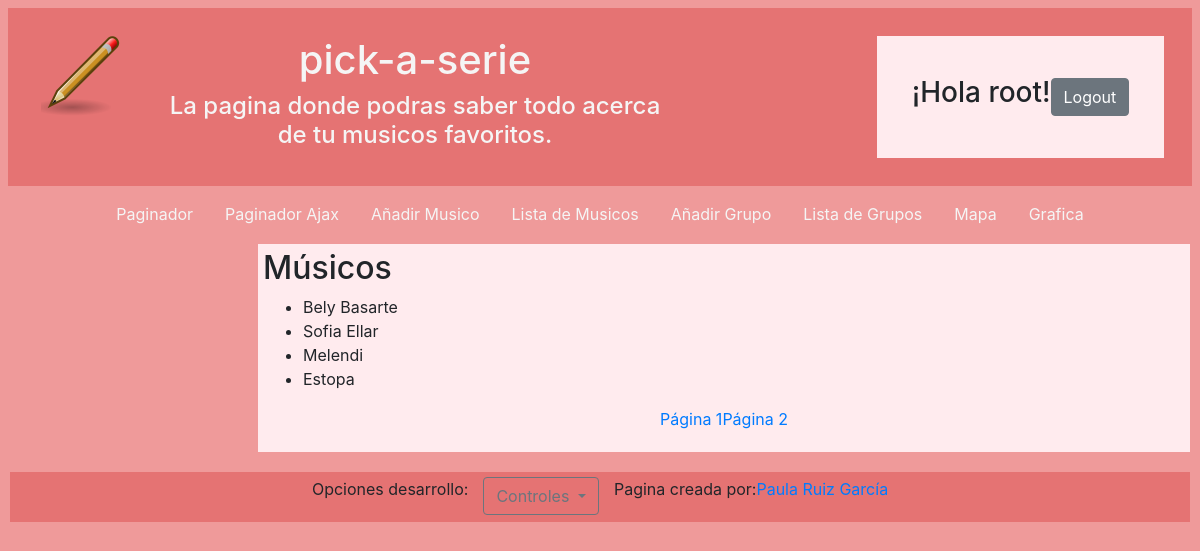
Screenshot of /p5/paginador/1/ (signed in) with the database file from the repository.
### práctica_05/models.py (models this page shows, shortened)
class Musico(models.Model):
    voz = "voz"
    piano = "piano"
    bajo = "bajo"
    bateria = "bateria"
    guitarra = "guitarra"
    instrumentos = (
            (voz, "voz"),
            (piano, "piano"),
            (bajo, "bajo"),
            (bateria, "bateria"),
            (guitarra, "guitarra"),
        )
    nombre = models.CharField(max_length=20, blank=False)
    fec_nacimiento = models.DateField(blank=False)
    instrumento = models.CharField(
        default=voz,
        choices=instrumentos,
        max_length= 30,
        blank=False,
    )
    grupos = models.ManyToManyField('Grupo', blank=True)

### práctica_05/views.py (the view)
# urls.py: url(r'^paginador/(?P<id_pagina>\d+)/$', views.paginador_Query, name='query'),
def paginador_Query(request, id_pagina):
	iterador = Musico.objects.all()
	musicos_por_pag = 5
	num_paginas = iterador.count() % musicos_por_pag
	if num_paginas == 0:
		paginador = 0
	else:
		paginador = range(1, int(iterador.count() / musicos_por_pag + 2))
	pag = int(id_pagina) - 1
	inicio = pag*5
	fin = inicio+4
	iterador_final = Musico.objects.all()[inicio:fin]
	musicos_por_pag = 5
	num_paginas = iterador.count() % musicos_por_pag
	if request.user.is_authenticated:
		context = {
			"lista": iterador_final,
			"paginador": paginador,
			"musicos_por_pag": musicos_por_pag,
			"username":request.user.username
		}
	else:
		context = {
			"lista": iterador_final,
			"paginador": paginador,
			"musicos_por_pag": musicos_por_pag,
		}
	return render(request, 'musicos_Query.html', context)

### templates/musicos_Query.html (shortened to what this page needs)
{% extends "base.html" %}
{% load static %}
{% block main %}
<h2>Músicos</h2>
<ul id="lista_rest">
  	{% for i in lista %}
            <li>{{ i.nombre }}</li>
  	{% endfor %}
</ul>
<ul class="pagination pagination-sm justify-content-center">
    {% for i in paginador %}
    	<li >
    		<a  href="{%url 'query' i %}" id="paginador">Página {{i}} </a>
    	</li>
    {% endfor %}
</ul>
{% endblock %}

### templates/base.html (shortened to what this page needs)
<!DOCTYPE html>
<html lang="en">
<head>
    {% load static %}
    <link href="/static/css/estilo.css" rel="stylesheet"/>
    <link rel="stylesheet" href="https://stackpath.bootstrapcdn.com/bootstrap/4.3.1/css/bootstrap.min.css">
</head>
<body class="bg-primario-body">
    <header class="row justify-content-between m-2 bg-primario-header">
        <div class="col-sm-7">
            <div id="title" class="d-flex m-2">
                    <img id='logo' class="align-self-stretch" src="/static/imagenes/logo.png"/>
                    <div class='titulos'>
                        <h1>pick-a-serie</h1>
                        <h4>La pagina donde podras saber todo acerca de tu musicos favoritos.</h4>
                    </div>
            </div>
        </div>
        <div id="login" class="col-sm-3 m-3 d-flex align-items-center justify-content-center">
            {% if username %}
                <h3>¡Hola {{username}}!</h3>
                <form action="{% url 'account_logout' %}" method="post">
                    <input type="submit" class="btn btn-secondary" value="Logout" name="Logout"/>
                </form>
            {% else %}
                <div class="mr-md-3 ">
                    <a href="{% url 'account_login' %}" class="btn btn-secondary">Sign In</a></li>
                    <a href="{% url 'account_signup' %}" class="btn btn-secondary">Sign Up</a></li>
                </div>
            {% endif %}
        </div>
    </header>
    <nav class="nav justify-content-center bg-primario-nav ">
        <a class="nav-link" href="{% url 'query' 1%}"> Paginador </a>
        <a class="nav-link" href="{% url 'ajax' %}"> Paginador Ajax </a>
        {% if username %}
            <a class="nav-link" href="{% url 'crear_musico' %}"> Añadir Musico </a>
            <a class="nav-link" href="{% url 'listar_musico' %}"> Lista de Musicos </a>
            <a class="nav-link" href="{% url 'crear_grupo' %}"> Añadir Grupo </a>
            <a class="nav-link" href="{% url 'listar_grupo' %}"> Lista de Grupos </a>
            <a class="nav-link" href="{% url 'mapas' %}"> Mapa </a>
            <a class="nav-link" href="{% url 'graficas' %}"> Grafica </a>
        {% endif %}
    </nav>
    <div id="principal" class="d-flex justify-content-between">
        <aside class="bg-primario-aside">
        </aside>
        <main class="bg-primario-main">
            {% block main %}{% endblock %}
        </main>
    </div>
    <footer class="d-flex justify-content-center m-2 bg-primario-footer">
<label for="">Opciones desarrollo:</label>
      <div id="main">
        <div class="dropdown container">
                        <button class="btn btn-outline-secondary dropdown-toggle" type="button" id="dropdownMenuButton" data-toggle="dropdown" aria-haspopup="true" aria-expanded="false">
                            Controles
                        </button>
                    </div>
      </div>
        <p>Pagina creada por: </p>
        <a href="https://github.com/aluruiz">Paula Ruiz García</a>
    </footer>
</body>
</html>

### static/css/estilo.css (style rules this page uses)
.bg-primario-body { background-color: #EF9A9A; }
.bg-primario-header { padding: 10px; background-color:#E57373; text-align: center; }
.bg-primario-header #title { display: flex; color: whitesmoke; }
.bg-primario-header #title #logo { height: 100px; width: auto; }
.bg-primario-header #title .titulos { padding: 10px; margin-left: 15px; }
header #login { border: 2px solid; border-color: #E57373; padding: 10px; background-color:#FFEBEE; }
.bg-primario-nav { background-color:#EF9A9A; }
nav a { color: whitesmoke; }
.bg-primario-aside { background-color: #EF9A9A; padding: 5px; flex: 13%; }
.bg-primario-main { padding: 5px; margin: 10px; flex: 70%; background-color: #FFEBEE; }
.bg-primario-footer { padding: 5px; margin: 10px; background-color: #E57373; border: 2px solid; border-color: #EF9A9A; display: flex; justify-content: center; }

### rows the page displays
Musico: nombre "Bely Basarte"
Musico: nombre "Sofia Ellar"
Musico: nombre "Melendi"
Musico: nombre "Estopa"

### other values shown
{{ username }} "root"
{{ i }} "1" "2"
